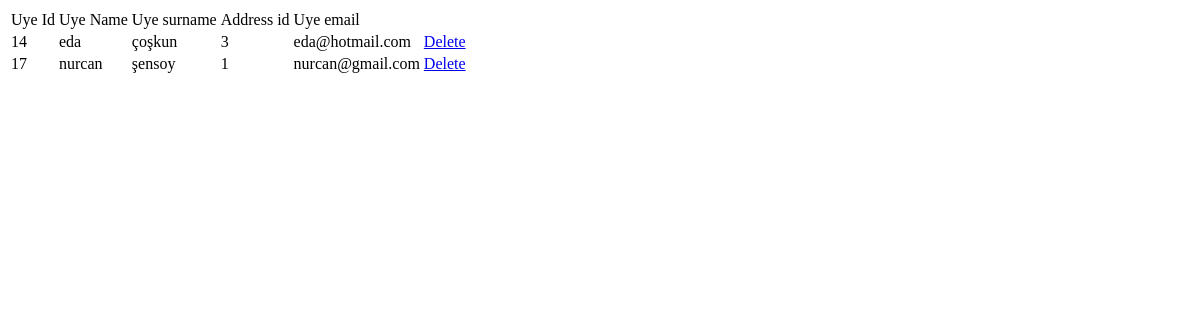
The app's page /kütüphane/sil.php with its own data.
### tables this page shows
CREATE TABLE `uye` (
  `uye_id` int(11) NOT NULL,
  `uye_name` varchar(20) NOT NULL,
  `uye_surname` varchar(20) NOT NULL,
  `address_id` int(11) NOT NULL,
  `uye_email` varchar(50) NOT NULL,
  `uye_sifre` varchar(20) NOT NULL,
  `durum` tinyint(2) NOT NULL DEFAULT 1,
  `kutuphane_id` int(11) NOT NULL
);

### kütüphane/sil.php (the view, shortened to what this page needs)
<?php
include_once 'baglanti.php';
$result = mysqli_query($connection,"SELECT * FROM uye");
?>
<!DOCTYPE html>
<html>
<head>
<link rel="stylesheet" href="style.css">
</head>
<body>
<table>
	<tr>
	<td>Uye Id</td>
	<td>Uye Name</td>
	<td>Uye surname</td>
	<td>Address id</td>
	<td>Uye email</td>
	</tr>
	<?php
	while($row = mysqli_fetch_array($result)) {
	?>
	<tr class="<?php if(isset($classname)) echo $classname;?>">
	<td><?php echo $row["uye_id"]; ?></td>
	<td><?php echo $row["uye_name"]; ?></td>
	<td><?php echo $row["uye_surname"]; ?></td>
	<td><?php echo $row["address_id"]; ?></td>
	<td><?php echo $row["uye_email"]; ?></td>
	<td><a href="delete-process.php?uye_id=<?php echo $row["uye_id"]; ?>">Delete</a></td>
	</tr>
	<?php
	}
	?>
</table>
</body>
</html>

### records on screen
uye: uye_id "14", uye_name "eda", uye_surname "çoşkun", address "3", uye_email "eda@hotmail.com"
uye: uye_id "17", uye_name "nurcan", uye_surname "şensoy", address "1", uye_email "nurcan@gmail.com"
